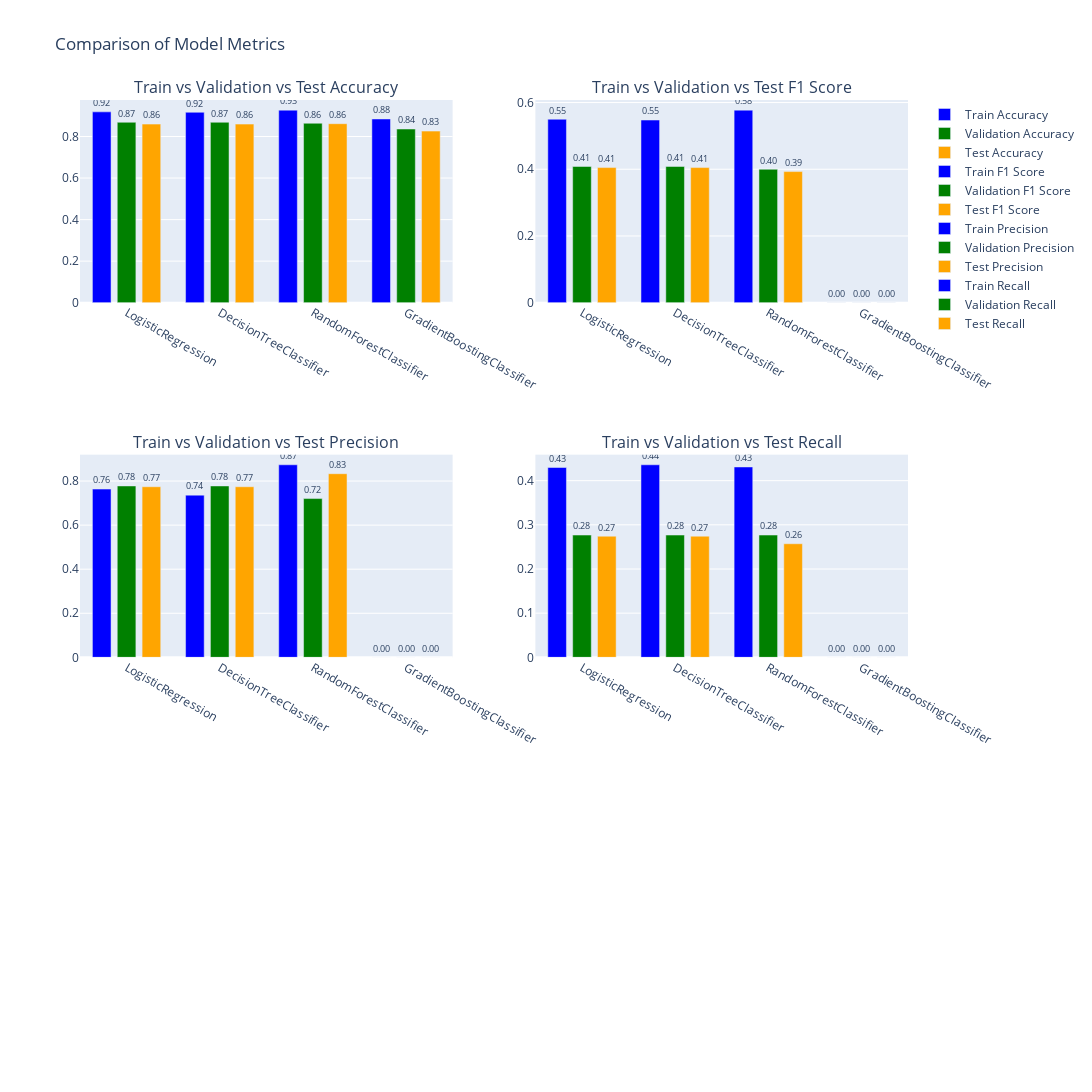

Write notebook code for a chart like this one.
### Code cell
import plotly.graph_objects as go
from plotly.subplots import make_subplots

# Assuming you have 'results_df' already defined
results_df = results_df.sort_values(by='Validation_Accuracy', ascending=False)
models_ = results_df.index

# Create a 3x2 grid for subplots
fig = make_subplots(
    rows=3, cols=2,
    subplot_titles=(
        'Train vs Validation vs Test Accuracy', 
        'Train vs Validation vs Test F1 Score', 
        'Train vs Validation vs Test Precision', 
        'Train vs Validation vs Test Recall')
)

format_value = lambda x: "{:.2f}".format(x)

# Metrics to plot
metrics = ['Accuracy', 'F1 Score', 'Precision', 'Recall']
prefixes = ['Train_', 'Validation_', 'Test_']

# Loop over the metrics and prefixes to add the traces
for i, metric in enumerate(metrics):
    for prefix in prefixes:
        col = (i % 2) + 1
        row = (i // 2) + 1
        color = 'blue' if prefix == 'Train_' else ('green' if prefix == 'Validation_' else 'orange')  # Changed color for Test set
        fig.add_trace(
            go.Bar(
                x=models_, 
                y=results_df[prefix + metric].values, 
                name=f'{prefix[:-1]} {metric}', 
                marker_color=color,
                text=[format_value(val) for val in results_df[prefix + metric].values], 
                textposition='outside',
                width=0.2,  # Adjusting the bar width
                textfont=dict(size=10)  # Adjusting the text font size
            ), 
            row=row, 
            col=col
        )

fig.update_layout(
    title_text="Comparison of Model Metrics", 
    barmode='group',
    width=1300,  
    height=1200
)
fig.show()

### Figure 1 — Plotly figure (JSON) as saved in the notebook; plotly's stock layout.template omitted (floating-point values rounded to 4 significant figures)
{"data": [{"marker": {"color": "blue"}, "name": "Train Accuracy", "text": ["0.92", "0.92", "0.93", "0.88"], "textfont": {"size": 10}, "textposition": "outside", "type": "bar", "width": 0.2, "x": ["LogisticRegression", "DecisionTreeClassifier", "RandomForestClassifier", "GradientBoostingClassifier"], "xaxis": "x", "y": [0.9188, 0.9168, 0.9271, 0.8846], "yaxis": "y"}, {"marker": {"color": "green"}, "name": "Validation Accuracy", "text": ["0.87", "0.87", "0.86", "0.84"], "textfont": {"size": 10}, "textposition": "outside", "type": "bar", "width": 0.2, "x": ["LogisticRegression", "DecisionTreeClassifier", "RandomForestClassifier", "GradientBoostingClassifier"], "xaxis": "x", "y": [0.8686, 0.8686, 0.864, 0.8363], "yaxis": "y"}, {"marker": {"color": "orange"}, "name": "Test Accuracy", "text": ["0.86", "0.86", "0.86", "0.83"], "textfont": {"size": 10}, "textposition": "outside", "type": "bar", "width": 0.2, "x": ["LogisticRegression", "DecisionTreeClassifier", "RandomForestClassifier", "GradientBoostingClassifier"], "xaxis": "x", "y": [0.8598, 0.8598, 0.8618, 0.826], "yaxis": "y"}, {"marker": {"color": "blue"}, "name": "Train F1 Score", "text": ["0.55", "0.55", "0.58", "0.00"], "textfont": {"size": 10}, "textposition": "outside", "type": "bar", "width": 0.2, "x": ["LogisticRegression", "DecisionTreeClassifier", "RandomForestClassifier", "GradientBoostingClassifier"], "xaxis": "x2", "y": [0.55, 0.5475, 0.5773, 0], "yaxis": "y2"}, {"marker": {"color": "green"}, "name": "Validation F1 Score", "text": ["0.41", "0.41", "0.40", "0.00"], "textfont": {"size": 10}, "textposition": "outside", "type": "bar", "width": 0.2, "x": ["LogisticRegression", "DecisionTreeClassifier", "RandomForestClassifier", "GradientBoostingClassifier"], "xaxis": "x2", "y": [0.4083, 0.4083, 0.4, 0], "yaxis": "y2"}, {"marker": {"color": "orange"}, "name": "Test F1 Score", "text": ["0.41", "0.41", "0.39", "0.00"], "textfont": {"size": 10}, "textposition": "outside", "type": "bar", "width": 0.2, "x": ["LogisticRegression", "DecisionTreeClassifier", "RandomForestClassifier", "GradientBoostingClassifier"], "xaxis": "x2", "y": [0.4051, 0.4051, 0.393, 0], "yaxis": "y2"}, {"marker": {"color": "blue"}, "name": "Train Precision", "text": ["0.76", "0.74", "0.87", "0.00"], "textfont": {"size": 10}, "textposition": "outside", "type": "bar", "width": 0.2, "x": ["LogisticRegression", "DecisionTreeClassifier", "RandomForestClassifier", "GradientBoostingClassifier"], "xaxis": "x3", "y": [0.7636, 0.7361, 0.8738, 0], "yaxis": "y3"}, {"marker": {"color": "green"}, "name": "Validation Precision", "text": ["0.78", "0.78", "0.72", "0.00"], "textfont": {"size": 10}, "textposition": "outside", "type": "bar", "width": 0.2, "x": ["LogisticRegression", "DecisionTreeClassifier", "RandomForestClassifier", "GradientBoostingClassifier"], "xaxis": "x3", "y": [0.7778, 0.7778, 0.7206, 0], "yaxis": "y3"}, {"marker": {"color": "orange"}, "name": "Test Precision", "text": ["0.77", "0.77", "0.83", "0.00"], "textfont": {"size": 10}, "textposition": "outside", "type": "bar", "width": 0.2, "x": ["LogisticRegression", "DecisionTreeClassifier", "RandomForestClassifier", "GradientBoostingClassifier"], "xaxis": "x3", "y": [0.7742, 0.7742, 0.8333, 0], "yaxis": "y3"}, {"marker": {"color": "blue"}, "name": "Train Recall", "text": ["0.43", "0.44", "0.43", "0.00"], "textfont": {"size": 10}, "textposition": "outside", "type": "bar", "width": 0.2, "x": ["LogisticRegression", "DecisionTreeClassifier", "RandomForestClassifier", "GradientBoostingClassifier"], "xaxis": "x4", "y": [0.4298, 0.4359, 0.431, 0], "yaxis": "y4"}, {"marker": {"color": "green"}, "name": "Validation Recall", "text": ["0.28", "0.28", "0.28", "0.00"], "textfont": {"size": 10}, "textposition": "outside", "type": "bar", "width": 0.2, "x": ["LogisticRegression", "DecisionTreeClassifier", "RandomForestClassifier", "GradientBoostingClassifier"], "xaxis": "x4", "y": [0.2768, 0.2768, 0.2768, 0], "yaxis": "y4"}, {"marker": {"color": "orange"}, "name": "Test Recall", "text": ["0.27", "0.27", "0.26", "0.00"], "textfont": {"size": 10}, "textposition": "outside", "type": "bar", "width": 0.2, "x": ["LogisticRegression", "DecisionTreeClassifier", "RandomForestClassifier", "GradientBoostingClassifier"], "xaxis": "x4", "y": [0.2743, 0.2743, 0.2571, 0], "yaxis": "y4"}], "layout": {"annotations": [{"font": {"size": 16}, "showarrow": false, "text": "Train vs Validation vs Test Accuracy", "x": 0.225, "xanchor": "center", "xref": "paper", "y": 1, "yanchor": "bottom", "yref": "paper"}, {"font": {"size": 16}, "showarrow": false, "text": "Train vs Validation vs Test F1 Score", "x": 0.775, "xanchor": "center", "xref": "paper", "y": 1, "yanchor": "bottom", "yref": "paper"}, {"font": {"size": 16}, "showarrow": false, "text": "Train vs Validation vs Test Precision", "x": 0.225, "xanchor": "center", "xref": "paper", "y": 0.6111, "yanchor": "bottom", "yref": "paper"}, {"font": {"size": 16}, "showarrow": false, "text": "Train vs Validation vs Test Recall", "x": 0.775, "xanchor": "center", "xref": "paper", "y": 0.6111, "yanchor": "bottom", "yref": "paper"}], "barmode": "group", "height": 1200, "title": {"text": "Comparison of Model Metrics"}, "width": 1300, "xaxis": {"anchor": "y", "domain": [0, 0.45]}, "xaxis2": {"anchor": "y2", "domain": [0.55, 1]}, "xaxis3": {"anchor": "y3", "domain": [0, 0.45]}, "xaxis4": {"anchor": "y4", "domain": [0.55, 1]}, "xaxis5": {"anchor": "y5", "domain": [0, 0.45]}, "xaxis6": {"anchor": "y6", "domain": [0.55, 1]}, "yaxis": {"anchor": "x", "domain": [0.7778, 1]}, "yaxis2": {"anchor": "x2", "domain": [0.7778, 1]}, "yaxis3": {"anchor": "x3", "domain": [0.3889, 0.6111]}, "yaxis4": {"anchor": "x4", "domain": [0.3889, 0.6111]}, "yaxis5": {"anchor": "x5", "domain": [0, 0.2222]}, "yaxis6": {"anchor": "x6", "domain": [0, 0.2222]}}}
